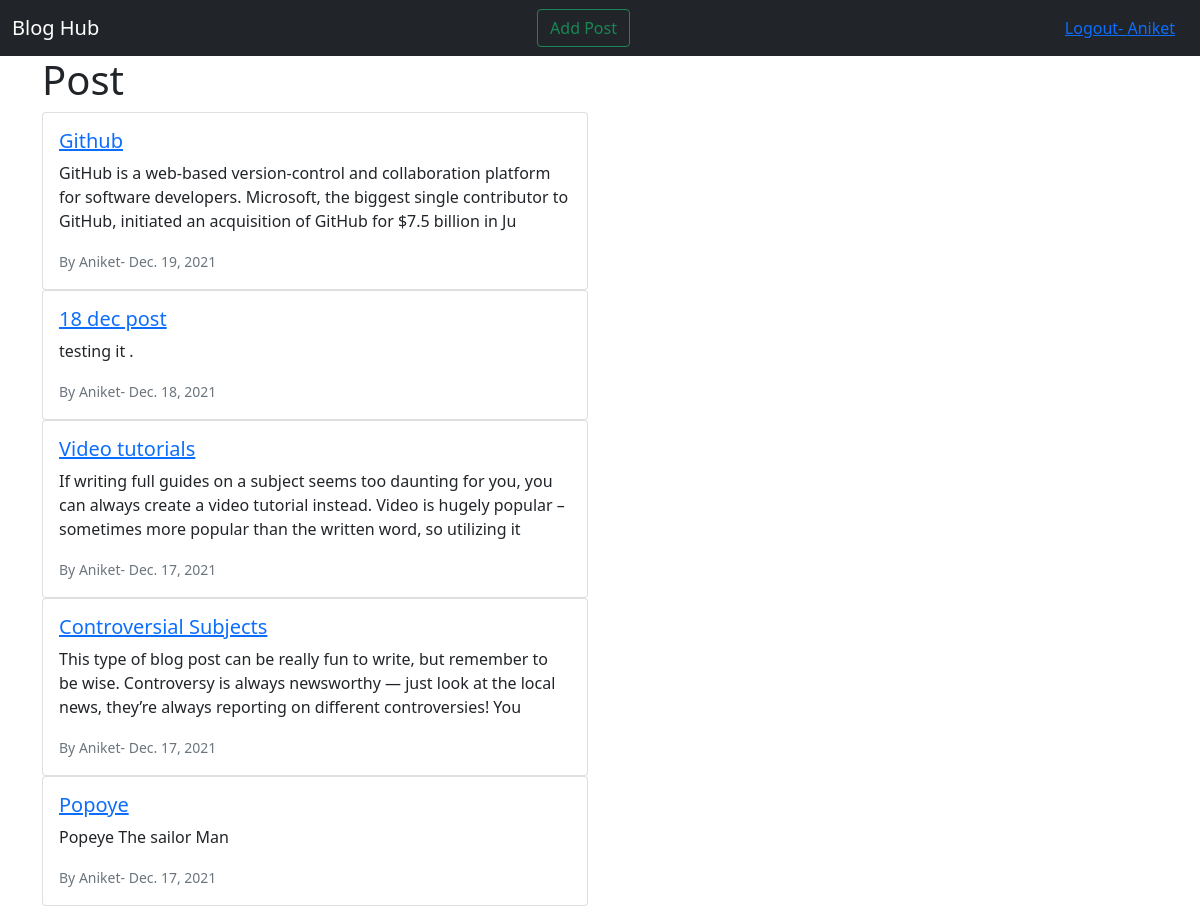
The app's page / (signed in) with its own data.
### Theblog/models.py (models this page shows, shortened)
class Post(models.Model):
    title=models.CharField(max_length=255)
    title_tag=models.CharField(max_length=255)#default="blog hub")
    author=models.ForeignKey(User,on_delete=models.CASCADE)
    body=models.TextField()
    post_date= models.DateField(auto_now_add=True)
    category=models.CharField(max_length=255)#default="")
    likes=models.ManyToManyField(User,related_name='blog_posts')

### Theblog/views.py (the view)
# urls.py: path('',HomeView.as_view(), name="home"),
class HomeView(ListView):
    model=Post
    template_name='home.html'
    ordering= ['-post_date']

### Theblog/templates/home.html
{% extends 'base.html' %}
{%block content%}
  <h1> Post </h1>
  {% for post in object_list %}
  <div class="row">
    <div class="col-sm-6">
      <div class="card">
        <div class="card-body">
          <a href="{% url 'article-detail' post.pk %}"><h5 class="card-title">{{post.title}}</h5></a>
          <p class="card-text">{{post.body|slice:":200"|safe}}</p>
          <p class="card-text"><small class="text-muted"> By  {{post.author}}- {{post.post_date}} </small></p>
        </div>
      </div>
    </div>
  </div>
  {%endfor%}
{% endblock %}

### Theblog/templates/base.html (shortened to what this page needs)
<!doctype html>
<html lang="en">
  <head>
    <link href="https://cdn.jsdelivr.net/npm/bootstrap@5.1.3/dist/css/bootstrap.min.css" rel="stylesheet">
  </head>
  <body>
    <nav class="navbar navbar-dark bg-dark">
        <div class="container-fluid">
          <a class="navbar-brand " href="{% url 'home' %}"> Blog Hub</a>
            {% if user.is_authenticated %}
                <a class="btn btn-outline-success " href="{% url 'add_post' %}"> Add Post</a>
                <a class="btn btn-link" href="{% url 'logout' %}"> Logout- {{request.user.username}}</a>
             {%else%}
                <a class="btn btn-link " href="{% url 'register' %}"> Register</a>
                <a class="btn btn-link" href="{% url 'login' %}"> Login</a>
             {%endif%}
        </div>
      </nav>
    <div class="container">
        {% block content %}
        {% endblock %}
    </div>
  </body>
</html>

### records on screen
Post: title "Github", body "GitHub is a web-based version-control and collaboration platform for software developers. Microsoft, the biggest single contributor to GitHub, initiated an acquisition of GitHub for $7.5 billion in Ju", author "Aniket", post_date "Dec. 19, 2021"
Post: title "18 dec post", body "testing it .", author "Aniket", post_date "Dec. 18, 2021"
Post: title "Video tutorials", body "If writing full guides on a subject seems too daunting for you, you can always create a video tutorial instead. Video is hugely popular – sometimes more popular than the written word, so utilizing it", author "Aniket", post_date "Dec. 17, 2021"
Post: title "Controversial Subjects", body "This type of blog post can be really fun to write, but remember to be wise. Controversy is always newsworthy — just look at the local news, they’re always reporting on different controversies! You", author "Aniket", post_date "Dec. 17, 2021"
Post: title "Popoye", body "Popeye The sailor Man", author "Aniket", post_date "Dec. 17, 2021"

### other values on screen
{{ request.user.username }} "Aniket"
